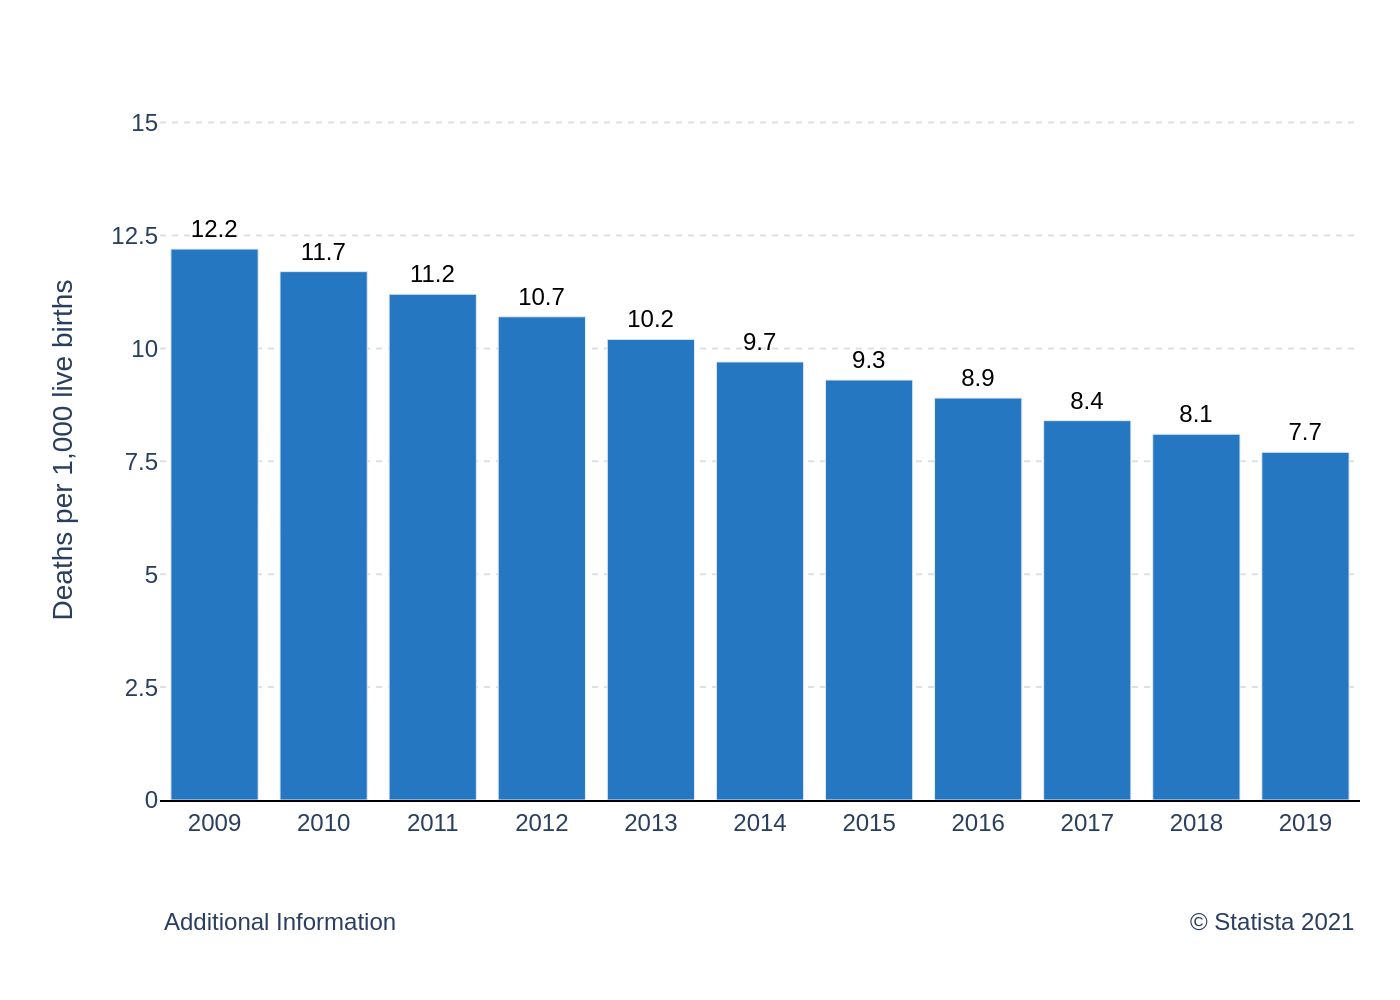

This figure's Python source:
import sys
import json
import pathlib
import plotly.graph_objects as go

if len(sys.argv) != 2:
    print("Usage: python create_chart.py <path_to_json>")
    sys.exit(1)

json_path = pathlib.Path(sys.argv[1])
if not json_path.is_file():
    print(f"Error: File not found at {json_path}")
    sys.exit(1)

with open(json_path, 'r', encoding='utf-8') as f:
    chart_info = json.load(f)

data = chart_info['chart_data']
texts = chart_info['texts']
colors = chart_info['colors']

x_values = [d['x'] for d in data]
y_values = [d['y'] for d in data]

fig = go.Figure()

fig.add_trace(go.Bar(
    x=x_values,
    y=y_values,
    marker_color=colors[0],
    text=y_values,
    texttemplate='%{y:.1f}',
    textposition='outside',
    cliponaxis=False
))

fig.update_layout(
    font_family="Arial",
    plot_bgcolor='white',
    paper_bgcolor='white',
    showlegend=False,
    margin=dict(l=80, r=20, t=50, b=100),
    xaxis=dict(
        showgrid=False,
        showline=True,
        linecolor='black',
        linewidth=1,
        tickmode='array',
        tickvals=x_values,
        title_text=texts['x_axis_title'],
        type='category'
    ),
    yaxis=dict(
        title_text=texts['y_axis_title'],
        range=[0, 15.5],
        tickvals=[0, 2.5, 5, 7.5, 10, 12.5, 15],
        showgrid=True,
        gridcolor='#e0e0e0',
        griddash='dot',
        zeroline=False,
        showline=False
    ),
    annotations=[
        dict(
            xref="paper", yref="paper",
            x=0, y=-0.2,
            xanchor='left', yanchor='bottom',
            text=texts['note'],
            showarrow=False,
            align='left'
        ),
        dict(
            xref="paper", yref="paper",
            x=1, y=-0.2,
            xanchor='right', yanchor='bottom',
            text=texts['source'],
            showarrow=False,
            align='right'
        )
    ]
)

fig.update_traces(
    textfont=dict(
        family="Arial",
        size=12,
        color="black"
    )
)

output_filename = json_path.stem + ".png"
fig.write_image(output_filename, scale=2)

print(f"Chart saved to {output_filename}")
